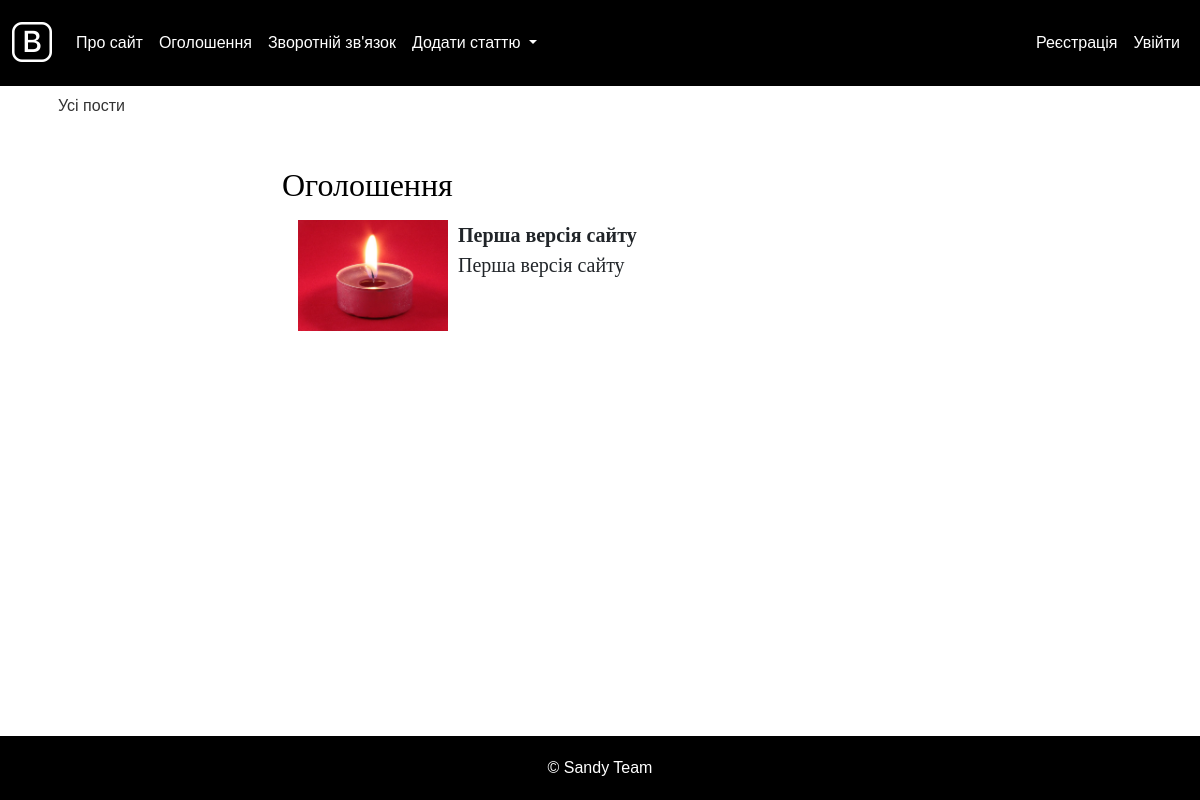
Page /announcements/ on the committed database.
### blog/models.py (models this page shows, shortened)
class Announcement(models.Model):
    title = models.CharField(max_length=200, verbose_name="Заголовок")
    content = models.TextField(verbose_name="Текст статті")
    photo = models.ImageField(upload_to="photos/%Y/%m/%d/", verbose_name="Фото", blank=True, null=True)
    created_at = models.DateTimeField(auto_now_add=True, verbose_name="Час створення")
    class Meta:
        verbose_name = 'Оголошення'
        verbose_name_plural = 'Оголошення'

### blog/views.py (the view)
# urls.py: path('announcements/', views.AnnouncementsView.as_view(), name='announcements'),
class AnnouncementsView(ListView):
    model = Announcement
    template_name = 'announcements.html'
    context_object_name = 'announcements'

### blog/templates/announcements.html (shortened to what this page needs)
{% extends 'base.html' %}
{% block content %}
    <h1>Оголошення</h1>
    <ul class="list-group">
        {% for announcement in announcements %}
            <li class="list-group-item d-flex align-items-start">
                {% if announcement.photo %}
                    <img src="{{ announcement.photo.url }}" alt="{{ announcement.title }}" style="max-width: 150px; height: auto; margin-right: 10px;">
                {% endif %}
                <div class="flex-grow-1">
                    <strong>{{ announcement.title }}</strong>
                    <p>{{ announcement.content }}</p>
                </div>
            </li>
        {% empty %}
            <li class="list-group-item">Немає оголошень.</li>
        {% endfor %}
    </ul>
{% endblock %}

### blog/static/css/styles.css (style rules this page uses)
html, body { font-family: 'Arial'; margin: 0; padding: 0; height: 100%; width: 100%; color: #444; }
img { max-width: 600px; height: auto; }
.content-text h1 { font-size: 32px; }

### blog/templates/base.html (style rules this page uses)
body, html { height: 100%; margin: 0; }
body { display: flex; flex-direction: column; }
.list-group { border: none; padding-left: 0; }
.list-group-item { border: none; padding: 0.5rem 1rem; }

### rows in the picture
Announcement: photo (picture), title "Перша версія сайту", content "Перша версія сайту"
